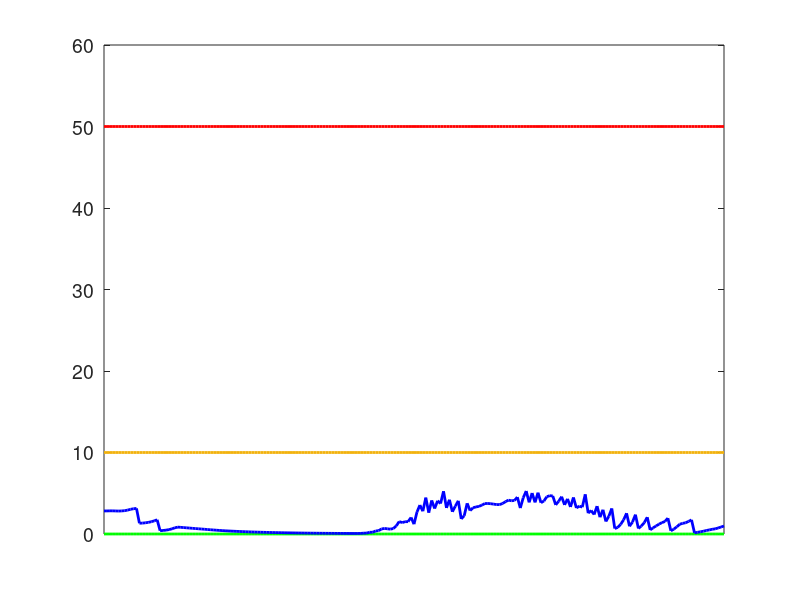
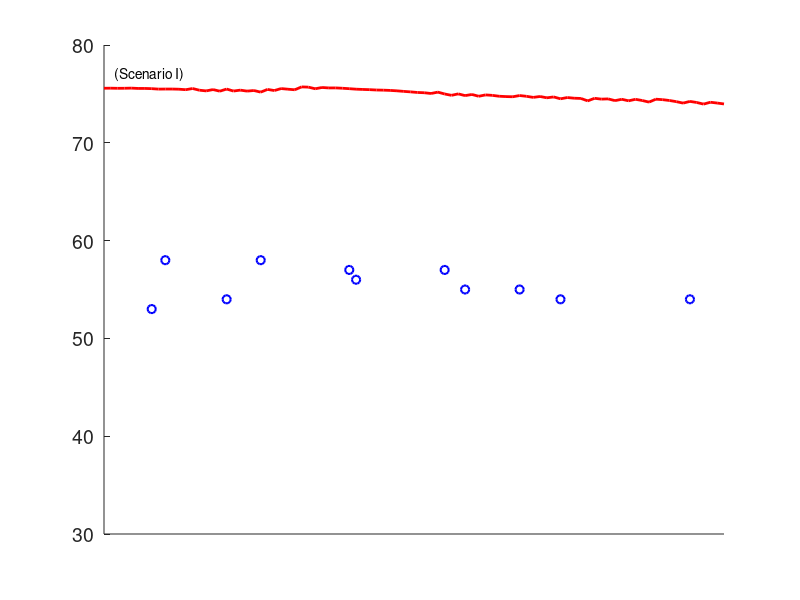

The MATLAB source for these figures, in order:
data = load('daily_prediction.csv');
day = data(:,1);
X   = data(:,2);
P   = data(:,3);
TSI_X = 10*(6-(2.04-0.68*log(X))/log(2));
TSI_P = 10*(6-log(48./P)/log(2));

figure()
plot([0;day],50*ones(1+length(day),1),'r','LineWidth',2);
hold on

plot([0;day],10*ones(1+length(day),1),'Color',[0.95 0.7 0.05],'LineWidth',2);
plot([0;day],0*ones(1+length(day),1),'g','LineWidth',2);
plot([0;day],[X(1);X],'b','LineWidth',2);
axis([0 210 0 60]);
%ylabel('Concentration of Chl-a (mg/m^3)');
x = 3;
y = 56;
% txt = '(Scenario I)';
% text(x,y,txt,'HorizontalAlignment','left')
XAxisLine = 'off';
x0=10;
y0=10;

width=600;
height=200;
set(gcf,'units','points','position',[x0,y0,width,height]);
set(gca,'xtick',[]);
xt = get(gca, 'YTick');
set(gca, 'FontSize', 14);
hold off


 figure()
 %plot(92:183,TSI_X(92:183),'g','LineWidth',2);
 hold on
 plot(92:183,TSI_P(92:183),'r','LineWidth',2);
 scatter([92+7;92+9;92+18;92+23;123+5;123+6;123+19;123+22;123+30;154+5;154+24],[53;58;54;58;57;56;57;55;55;54;54],'b','LineWidth',1.5);
 axis([92 183 30 80]);
 x = 93.5;
  y = 77;
 txt = '(Scenario I)';
text(x,y,txt,'HorizontalAlignment','left')
XAxisLine = 'off';
 x0=10;
 y0=10;
 
 width=600;
 height=200;
 set(gcf,'units','points','position',[x0,y0,width,height]);
 set(gca,'xtick',[]);
 xt = get(gca, 'YTick');
 set(gca, 'FontSize', 14);
 hold off